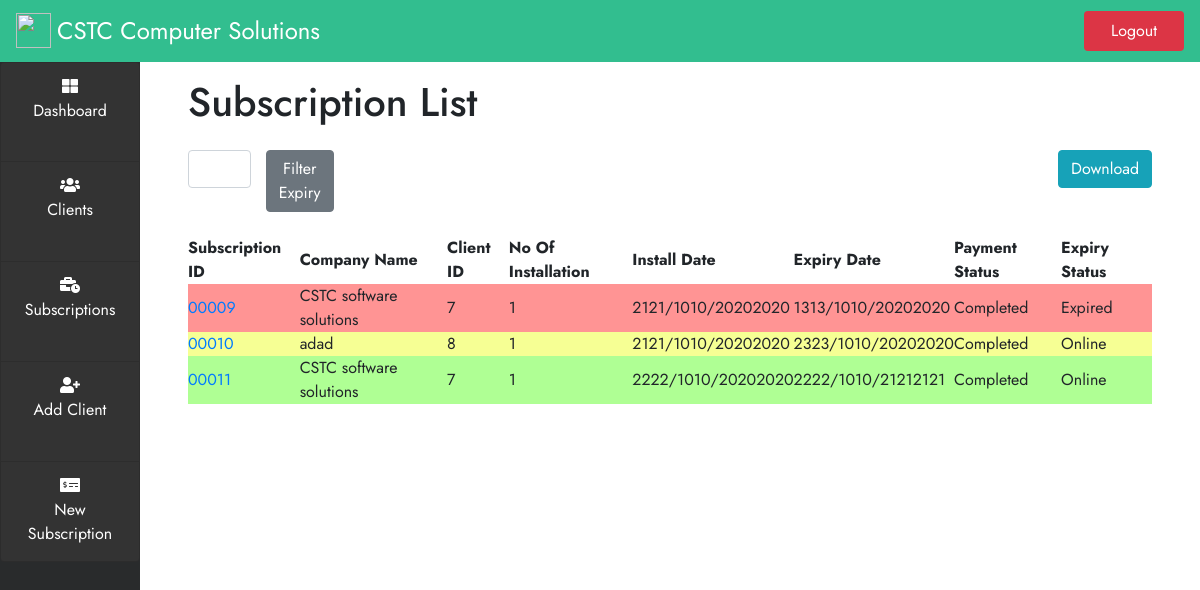
The app's page /subscription (signed in), older data.
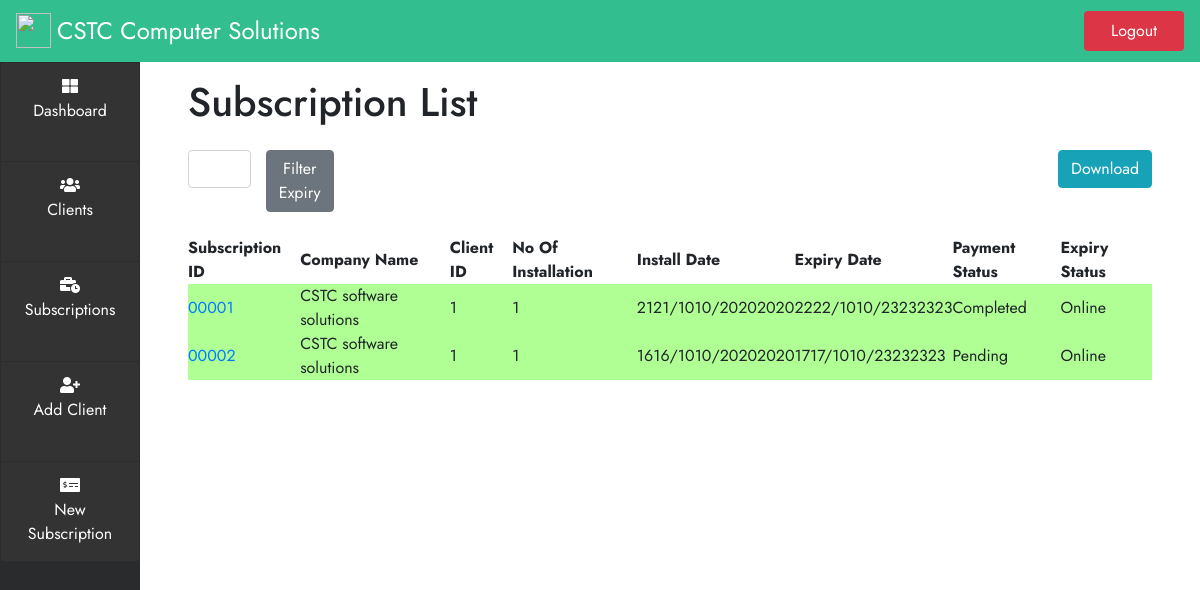
The same page, newer data.
### subscription/models.py (models this page shows)
class Subscription(models.Model):
    CustomerName= models.ForeignKey(Customer, on_delete=models.CASCADE, related_name='custom')
    Installation_number = models.IntegerField(blank=False,default=1, validators=[MinValueValidator(1)])
    InstallDuration= models.IntegerField(blank=False,default=1, validators=[MinValueValidator(1)])
    InstallDate=models.DateField()
    ExpiryDate= models.DateField()
    TotalAmount= models.FloatField(blank=False, default=0, validators=[MinValueValidator(0)])
    AmountReceived=models.FloatField(blank=False,default=0, validators=[MinValueValidator(0)])
    RemainingAmount = models.FloatField(blank=False, default=0, validators=[MinValueValidator(0)])

### customer/models.py (models this page shows)
class Customer(models.Model):
    ClientID = models.CharField(max_length=10,default="")
    Name = models.CharField(max_length=250)
    Address1 = models.CharField(max_length=150)
    Address2 = models.CharField(max_length=150, blank=True)
    City= models.CharField(max_length=100)
    District = models.CharField(max_length=20)
    Zone = models.CharField(max_length=100)
    PhoneNo= models.CharField(max_length=15)
    Email = models.CharField(max_length=100)
    Website = models.CharField(max_length=100, blank=True)
    Contact_Person= models.CharField(max_length=100)
    Contact_Person_MobileNo= models.CharField(max_length=15)
    Contact_Person_Email= models.CharField(max_length=100)
    def __str__(self):
        return self.Name

### subscription/views.py (the view)
# urls.py: path('subscription', views.subscription_list, name='subscriptions'),
@login_required(login_url='index')
def subscription_list(request):
    obj = Subscription.objects.all()
    days = None
    expiryfilter = request.GET.get('expiryfilter')
    if is_valid_queryparam(expiryfilter):
        days = int(expiryfilter)
        start_date = datetime.date.today()
        end_date = start_date + datetime.timedelta(days=days)
        obj = obj.filter(ExpiryDate__range=[start_date, end_date])
    context = {
        'subscriptions': obj,
        'days':days,
    }
    return render(request,'subscription.html',context)

### cstcdataentry/templatetags/myfilters.py (called while the page is built)
@register.filter
def days_until(exdate):
    delta = exdate - datetime.date.today()
    return delta.days

### subscription/views.py (called while the page is built)
def is_valid_queryparam(param):
    return param != '' and param is not None

### subscription/Templates/subscription.html (shortened to what this page needs)
{% extends "base.html" %}
{% block content %}
{% load myfilters %}
<div class="col-lg px-5 py-3 tablecontent">
    <h1>Subscription List</h1>
    <div class="col my-4">
            <div class="row justify-content-end">
                <form class="col-2 " method="GET">
                    <div class="row">
                        <div class="col-lg col p-0 ">
                            <input class="form-control" name="expiryfilter" type="number" value="" id="days-input">
                        </div>
                        <div class="col">
                            <button type="submit" class="btn btn-secondary " >Filter Expiry</button>
                        </div>
                    </div>
                </form>
                <div class="col p-0">
                    <a  href="{%url 'report' days  %}" class="btn btn-info float-right" >Download</a>
                </div>
            </div>
    </div>
    <table id="datatable" class="display" style="width:100%">
        <thead>
            <tr>
                <th>Subscription ID</th>
                <th>Company Name</th>
                <th>Client ID</th>
                <th>No Of Installation</th>
                <th>Install Date</th>
                <th>Expiry Date</th>
                <th>Payment Status</th>
                <th>Expiry Status</th>
            </tr>
        </thead>
        <tbody>
        {% for subscription in subscriptions %}
            {% if subscription.ExpiryDate|days_until <= 20  %}
                {% if subscription.ExpiryDate|days_until <= 0 %}
                <tr class="expired">
                {% else %}
                <tr class="warn">
                {% endif %}
            {% else %}
                <tr class="online">
            {% endif %}
                <td><a href="{%url 'subscriptiondetail' subscription.id %}">{{ subscription.id |stringformat:"05d" }}</a></td>
                <td>{{ subscription.CustomerName }}</td>
                <td>{{ subscription.CustomerName.id }}</td>
                <td>{{ subscription.Installation_number }}</td>
                <td>{{ subscription.InstallDate }}</td>
                <td >{{ subscription.ExpiryDate }}</td>
                <td >
                    {% if subscription.RemainingAmount > 0 %}
                        {% if subscription.ExpiryDate|days_until <= 0 %}
                            OverDue
                        {% else %}
                            Pending
                        {% endif %}
                    {% else %}
                        Completed
                    {% endif %}
                </td>
                <td>
                    {% if subscription.ExpiryDate|days_until <= 0 %}
                        Expired
                    {% else %}
                        Online
                    {% endif %}
                </td>
            </tr>
        {% endfor %}
        </tbody>
</table>
</div>
{% endblock content %}

### user/Templates/Base.html (shortened to what this page needs)
<!DOCTYPE html>
<html lang="en">
   <head>
      {% load static %}
      <link rel="stylesheet" type="text/css" href="https://cdn.datatables.net/v/bs4/dt-1.10.22/datatables.min.css"/>
      <link href="{% static 'CSS/style.css' %}" rel="stylesheet" type="text/css" />
      <link rel="stylesheet" href="https://use.fontawesome.com/releases/v5.5.0/css/all.css">
      <link rel="stylesheet" href="https://maxcdn.bootstrapcdn.com/bootstrap/4.4.1/css/bootstrap.min.css">
      <link rel="stylesheet" href="https://cdnjs.cloudflare.com/ajax/libs/datepicker/0.6.5/datepicker.min.css" />
   </head>
   <body>
<nav class="navbar navbar-expand-md  nav sticky-top" style="font-family: 'Jost', sans-serif;">
  <a class="navbar-brand" href="{% url 'dashboard' %}">
      <img src="https://v4-alpha.getbootstrap.com/assets/brand/bootstrap-solid.svg" width="35" height="35" class="d-inline-block align-top" alt=""> <span class="navlogo" >CSTC Computer Solutions</span>
  </a>
    <ul class="navbar-nav ml-auto text-center">
      <li class="nav-item ">
        <a class="nav-link btn-danger rounded btn-logout" href="{% url 'logout' %}" id="logout"> Logout </a>
      </li>
    </ul>
</nav>
<div class="roww " id="body-row" style="font-family: 'Jost', sans-serif;">
    <div id="sidebar-container" class="sidebar">
        <ul class="list-group mb-5">
            <a href="{% url 'dashboard' %}" class="list-group-item list-group-item-action">
                <div class="d-block w-100 text-center">
                    <i class="fas fa-th-large "></i>
                </div>
                <div class="d-block w-100 text-center">
                    <span class="menu-collapsed">Dashboard</span>
                </div>
            </a>
           <a href="{% url 'customers' %}" class="list-group-item list-group-item-action ">
               <div class="d-block w-100 text-center">
                    <i class="fas fa-users"></i>
                </div>
                <div class="d-block w-100 text-center">
                    <span class="menu-collapsed">Clients</span>
                </div>
            </a>
           <a href="{% url 'subscriptions' %}" class="list-group-item list-group-item-action">
               <div class="d-block w-100 text-center">
                    <i class="fas fa-business-time"></i>
                </div>
                <div class="d-block w-100 text-center">
                    <span class="menu-collapsed">Subscriptions</span>
                </div>
            </a>
           <a href="{% url 'addcustomers' %}" class="list-group-item list-group-item-action">
               <div class="d-block w-100 text-center">
                    <i class="fas fa-user-plus"></i>
                </div>
                <div class="d-block w-100 text-center">
                     <span class="menu-collapsed">Add Client</span>
                </div>
            </a>
           <a href="{% url 'newsubscription' %}" class="list-group-item list-group-item-action">
               <div class="d-block w-100 text-center">
                    <i class="fas fa-money-check-alt"></i>
                </div>
                <div class="d-block w-100 text-center">
                     <span class="menu-collapsed">New Subscription</span>
                </div>
            </a>
        </ul>
    </div>
   <div class="container-expand-lg viewcontents " >
         {% block content %}
         {% endblock content %}
   </div>
</div>
   </body>
</html>

### user/static/css/style.css (style rules this page uses)
* { padding: 0; margin: 0; box-sizing: border-box; }
body { font-family: 'Jost', sans-serif; }
form { width: 400px; }
.navlogo { color:white; font-size:24px; }
.tablecontent , .dash { font-family: 'Jost', sans-serif; }
#body-row { width:100%; margin:auto; }
#sidebar-container { height: 100%; background-color: #292b2c ; padding: 0; position:fixed; width: 140px; overflow-x: scroll; z-index: 1; }
.viewcontents { margin-left:140px; }
#sidebar-container .list-group a { height: 100px; color: white; background-color: #333; }
.nav { background-color:#32be8f; }
.btn-logout { width:100px; }
.online { background-color:#afff94; }

Row changes from the older to the newer data that the page shows:
removed Subscription: id "00009", CustomerName "CSTC software solutions", CustomerName.id "7", Installation_number "1", InstallDate "2121/1010/20202020", ExpiryDate "1313/1010/20202020", RemainingAmount "Completed", shows "Expired"
removed Subscription: id "00010", CustomerName "adad", CustomerName.id "8", Installation_number "1", InstallDate "2121/1010/20202020", ExpiryDate "2323/1010/20202020", RemainingAmount "Completed", shows "Online"
removed Subscription: id "00011", CustomerName "CSTC software solutions", CustomerName.id "7", Installation_number "1", InstallDate "2222/1010/20202020", ExpiryDate "2222/1010/21212121", RemainingAmount "Completed", shows "Online"
added Subscription: id "00001", CustomerName "CSTC software solutions", CustomerName.id "1", Installation_number "1", InstallDate "2121/1010/20202020", ExpiryDate "2222/1010/23232323", RemainingAmount "Completed", shows "Online"
added Subscription: id "00002", CustomerName "CSTC software solutions", CustomerName.id "1", Installation_number "1", InstallDate "1616/1010/20202020", ExpiryDate "1717/1010/23232323", RemainingAmount "Pending", shows "Online"
